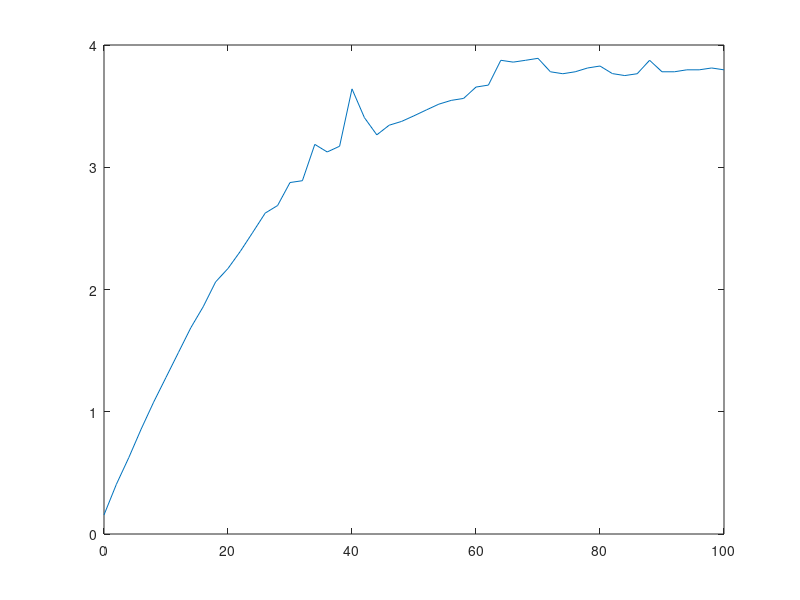

Here is the MATLAB script that generated this plot:
%SIZE 200 ; 100 NODOS EN C/PARTICION ; MOVILES AUMENTANDO DE 0 A 100 EN PASOS DE A 2 ; PORCENTAJE DE EJES: 80%
y = [0.155999898911
0.40700006485
0.625
0.858999967575
1.07799983025
1.28099989891
1.48399996758
1.68700003624
1.85899996758
2.06200003624
2.17199993134
2.31299996376
2.46799993515
2.625
2.68700003624
2.875
2.8900001049
3.18700003624
3.125
3.17200016975
3.64099979401
3.40599989891
3.2650001049
3.34400010109
3.375
3.42100000381
3.46899986267
3.51600003242
3.54700016975
3.56299996376
3.65600013733
3.67199993134
3.875
3.86000013351
3.875
3.89100003242
3.78099989891
3.76499986649
3.78099989891
3.81200003624
3.82800006866
3.76600003242
3.75
3.7650001049
3.875
3.78099989891
3.78099989891
3.79700016975
3.79699993134
3.81200003624
3.79700016975
];

x = [0
2
4
6
8
10
12
14
16
18
20
22
24
26
28
30
32
34
36
38
40
42
44
46
48
50
52
54
56
58
60
62
64
66
68
70
72
74
76
78
80
82
84
86
88
90
92
94
96
98
100
];plot(x,y)